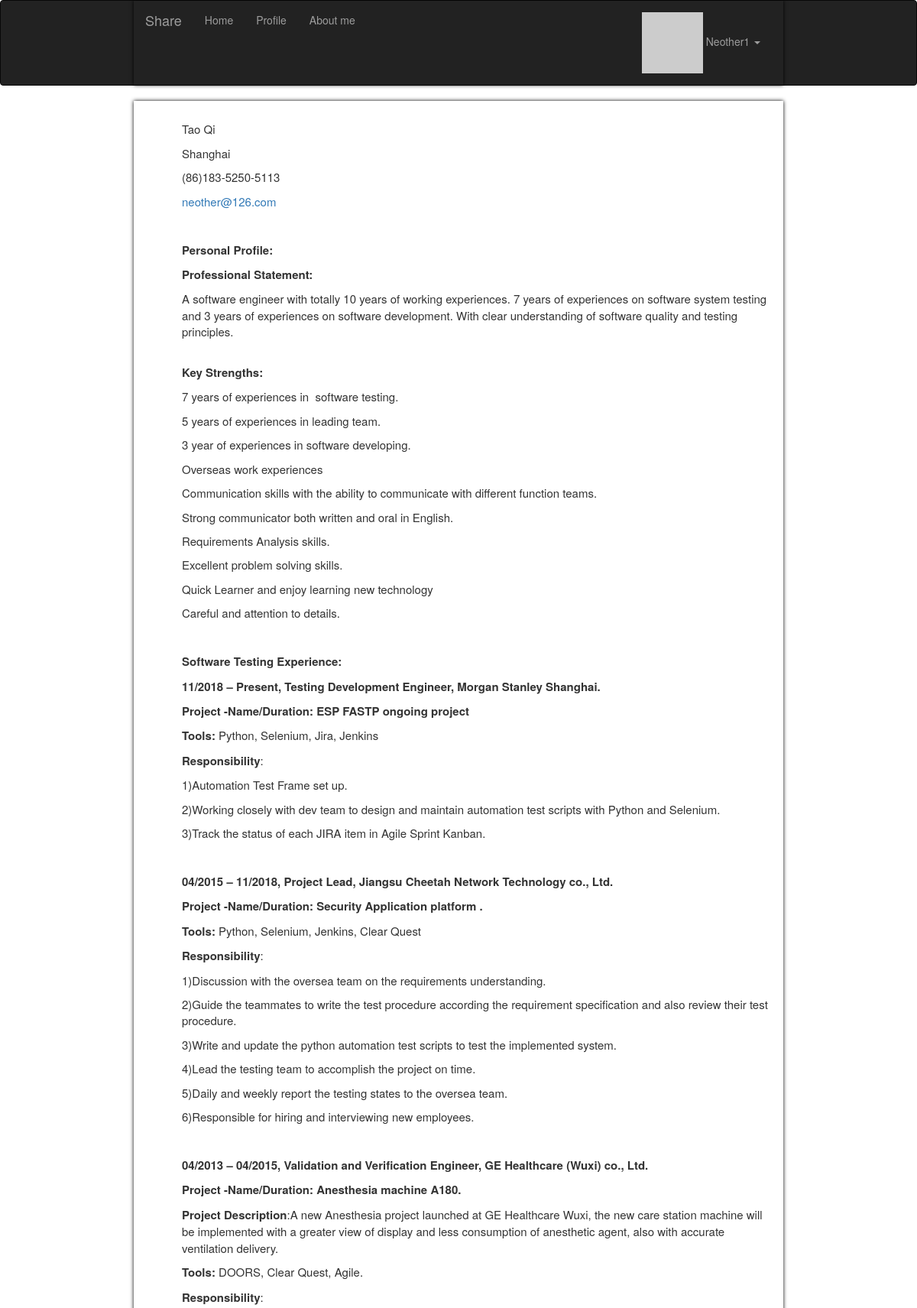
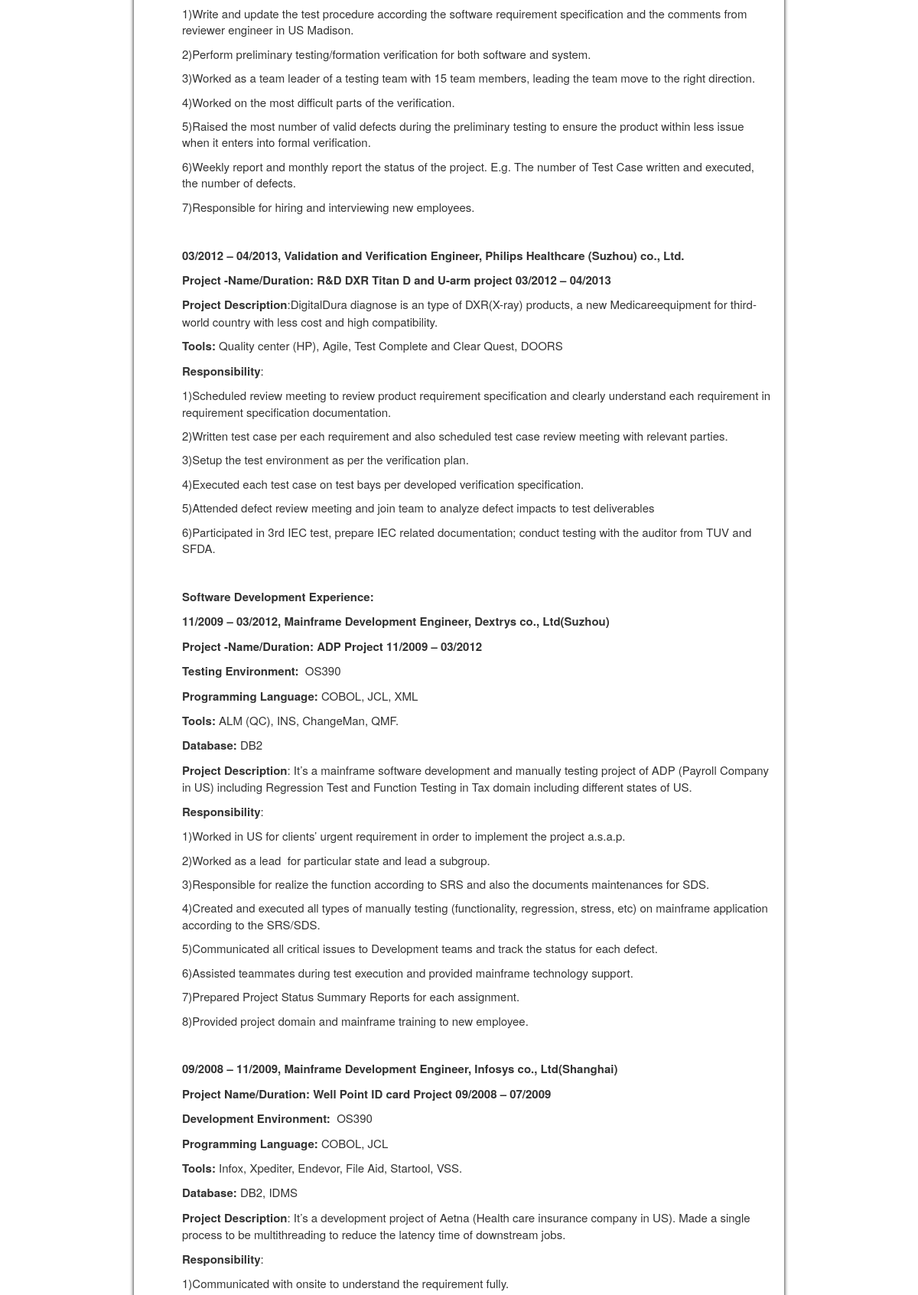
/aboutme (signed in, upper part), run on the app's committed database (2 pictures, top to bottom).
### app/models.py (models this page shows, shortened)
class User(UserMixin, db.Model):
    __tablename__ = 'users'
    id = db.Column(db.Integer, primary_key=True)
    email = db.Column(db.String(64), unique=True, index=True)
    username = db.Column(db.String(64), unique=True, index=True)
    password_hash = db.Column(db.String(128))
    role_id = db.Column(db.Integer, db.ForeignKey('roles.id'))
    confirmed = db.Column(db.Boolean, default=False)
    showaboutme = db.Column(db.Boolean, default=False)
    location = db.Column(db.String(64))
    about_me = db.Column(db.Text())
    member_since = db.Column(db.DateTime(), default=datetime.utcnow)
    last_seen = db.Column(db.DateTime(), default=datetime.utcnow)
    avatar_hash = db.Column(db.String(32))
    posts = db.relationship('Post', backref='author',
                            lazy='dynamic', cascade='all, delete-orphan')
    comments = db.relationship('Comment', backref='author', lazy='dynamic')
    followed = db.relationship('Follow', foreign_keys=[Follow.follower_id], backref=db.backref(
        'follower', lazy='joined'), lazy='dynamic', cascade='all, delete-orphan')
    followers = db.relationship('Follow', foreign_keys=[Follow.followed_id], backref=db.backref(
        'followed', lazy='joined'), lazy='dynamic', cascade='all, delete-orphan')
    @property
    def password(self):
        raise AttributeError('password is not a readable attribute')
    @login_manager.user_loader
    def load_user(user_id):
        return User.query.get(int(user_id))
    def can(self, perm):
        return self.role is not None and self.role.has_permission(perm)
    def is_administrator(self):
        return self.can(Permission.ADMIN)
    def ping(self):
        self.last_seen = datetime.utcnow()
        db.session.add(self)
    def gravatar(self, size=100, default='identicon', rating='g'):
        url = 'https://secure.gravatar.com/avatar'
        hash = self.avatar_hash or self.gravatar_hash()
        return '{url}/{hash}?s={size}&d={default}&r={rating}'.format(
            url=url, hash=hash, size=size, default=default, rating=rating)

class Post(db.Model):
    __tablename__ = 'posts'
    id = db.Column(db.Integer, primary_key=True)
    body = db.Column(db.Text)
    timestamp = db.Column(db.DateTime, index=True, default=datetime.utcnow)
    author_id = db.Column(db.Integer, db.ForeignKey('users.id'))
    body_html = db.Column(db.Text)
    comments = db.relationship('Comment', backref='post', lazy='dynamic')
    Top = db.Column(db.Integer, default=0)

### app/main/views.py (the view)
@main.route('/aboutme')
def aboutme():
    post = Post.query.filter_by(id=1).first()
    return render_template('aboutme.html', post=post)

### app/auth/views.py (called while the page is built)
@auth.before_app_request
def before_request():
    if current_user.is_authenticated:
        current_user.ping()
        if not current_user.confirmed \
                and request.blueprint != 'auth' \
                and request.endpoint != 'static':
            return redirect(url_for('auth.unconfirmed'))

### app/main/__init__.py (called while the page is built)
@main.app_context_processor
def inject_permissions():
    return dict(Permission=Permission)

### app/models.py (called while the page is built)
    def has_permission(self, perm):
        return self.permissions & perm == perm

### app/templates/aboutme.html (shortened to what this page needs)
{% extends "base.html" %}
{% import "bootstrap/wtf.html" as wtf %}
{% import "_macros.html" as macros %}
{% block page_content %}
            <div class="post-content">
                <div class="topicinpost-body ">
                 <br>
                    {% if post.body_html %}
                        {{ post.body_html | safe}}
                    {% else %}
                        {{ post.body }}
                    {% endif %}
                    <br>
                </div>
            </div>
{% endblock %}

### app/templates/base.html (shortened to what this page needs)
{% extends "bootstrap/base.html" %}
{% block head %}
    {{ super() }}
    <link rel="stylesheet" type="text/css" href="{{ url_for('static', filename='styles.css') }}">
{% endblock %}
{% block navbar %}
    <div class="navbar navbar-inverse" role="navigation">
        <div class="container">
            <div class="navbar-header">
                <a class="navbar-brand" href="{{ url_for('main.index') }}">Share</a>
            </div>
            <div class="navbar-collapse collapse">
                <ul class="nav navbar-nav">
                    <li><a href="{{ url_for('main.index') }}">Home</a></li>
                    {% if current_user.is_authenticated %}
                        <li><a href="{{ url_for('main.user', username=current_user.username) }}">Profile</a></li>
                    {% endif %}
                    <li><a href="{{ url_for('main.aboutme') }}">About me</a></li>
                </ul>
                <ul class="nav navbar-nav navbar-right">
                    {% if current_user.is_authenticated %}
                        <li class="dropdown">
                            <a href="#" class="dropdown-toggle" data-toggle="dropdown">
                                <img src="{{ current_user.gravatar(size=18) }}">
                                {{current_user.username}} <b class="caret"></b>
                            </a>
                        </li>
                    {% else %}
                        <li><a href="{{ url_for('auth.login') }}">Log In</a></li>
                    {% endif %}
                </ul>
            </div>
        </div>
    </div>
{% endblock %}
{% block content %}
    <div class="container">
        {% block page_content %}{% endblock %}
    </div>
{% endblock %}

### app/static/styles.css (style rules this page uses)
div.post-content { margin-top: 5px; margin-left: 48px; min-height: 48px; }
.topicinpost-body { font-size: 15px; margin-top: 3px; margin-bottom :3px; text-align: top; }
.container { padding-right: 15px; padding-left: 15px; margin-right: auto; margin-left: auto; box-shadow: black 0px 0px 5px; }
@media (min-width: 768px) { .container { width: 750px; } }
@media (min-width: 848px) { .container { width: 770px; } }
@media (min-width: 1200px) { .container { width: 850px; } }

### data on the page
User: username "Neother1"
Post: body_html "Tao Qi Shanghai (86)183-5250-5113 neother@126.com Personal Profile: Professional Statement: A software engineer with totally 10 years of working experiences. 7 years of experiences on software system testing and 3 years of experiences on software development. With clear understanding of software quality and testing principles. Key Strengths: 7 years of experiences in software testing. 5 years of experiences in leading team. 3 year of experiences in software developing. Overseas work experiences Communication skills with the ability to communicate with different function teams. Strong communicator both written and oral in English. Requirements Analysis skills. Excellent problem solving…"
